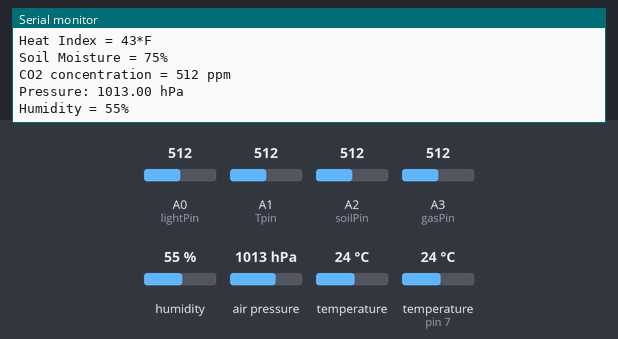
This sketch was run on a simulated Arduino Uno, built with avr-gcc and run on an emulated ATmega328P. Parts: the last lines printed to the serial monitor. Inputs (shaded band) come from the test bench; at power-on: humidity 55 %, air pressure 1013 hPa, A0 (lightPin) = 512, A1 (Tpin) = 512, A2 (soilPin) = 512, A3 (gasPin) = 512, temperature 24 °C, temperature (sensor on pin 7) 24 °C.

Above: at 6.8 s.
6.9 s: humidity set to 22 %
At 7.9 s:
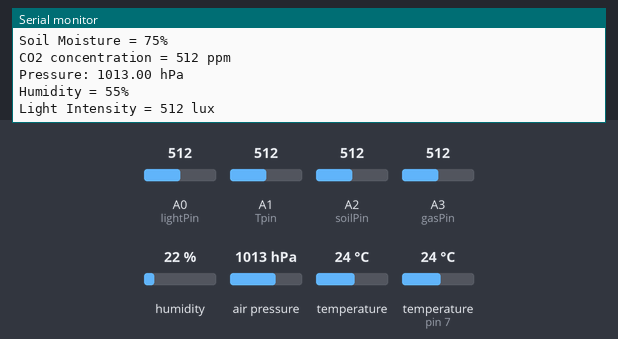
13.6 s: air pressure set to 952 hPa
At 14.7 s:
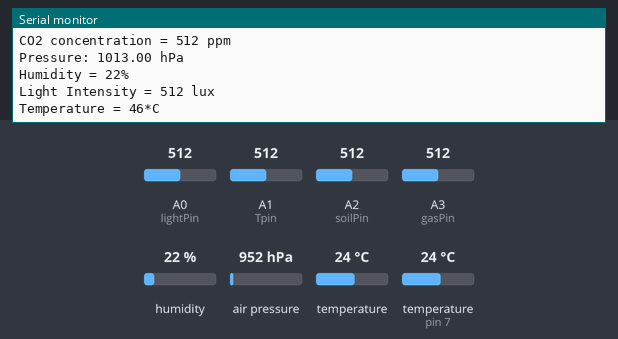
20.3 s: A0 (lightPin) set to 716
At 31.3 s:
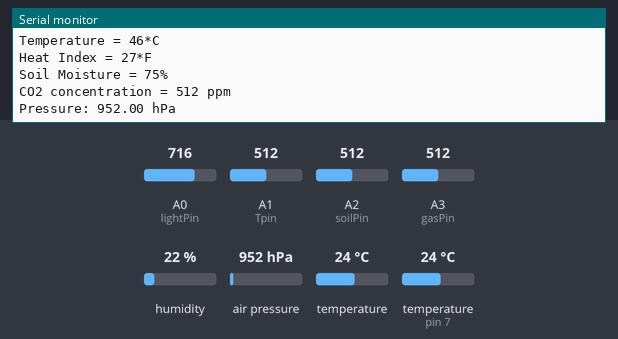
34.3 s: A1 (Tpin) set to 716
At 35.4 s:
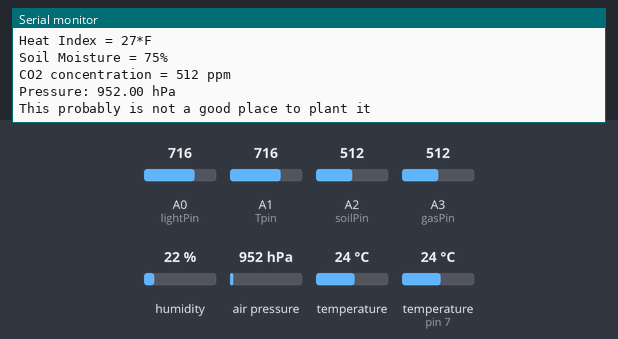
41.0 s: A2 (soilPin) set to 716
At 46.8 s:
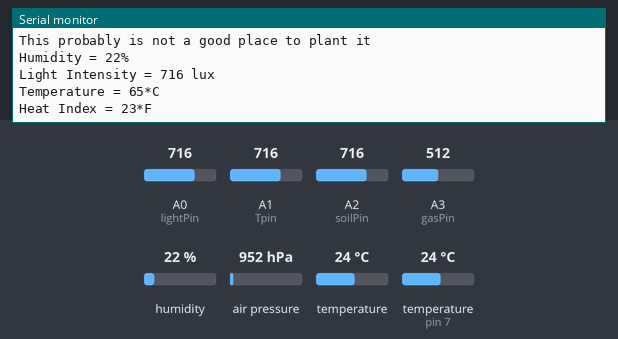
47.7 s: A3 (gasPin) set to 716
At 49.0 s:
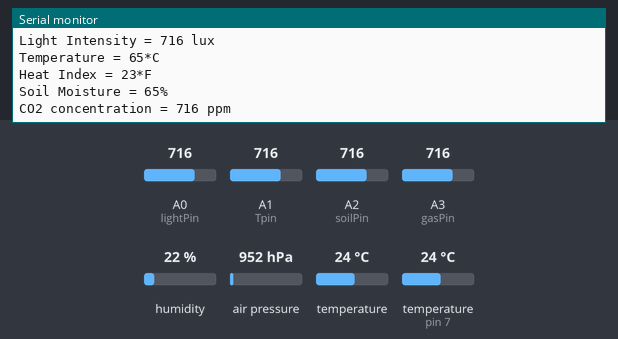
Timing chart, 0 to 50.7 s (numbered marks = the images above; inputs shaded):
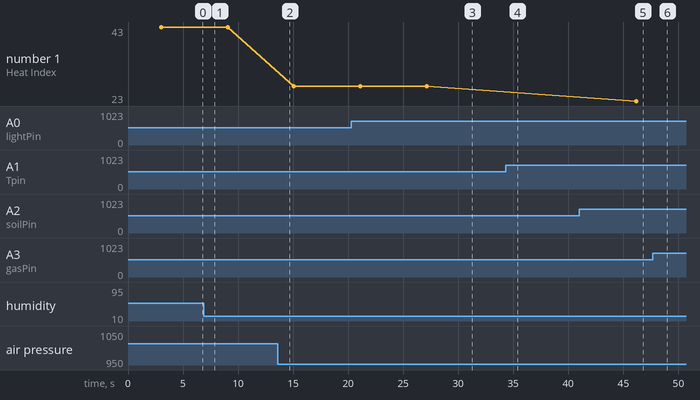

Measured:
- after the input at 20.3 s, the serial monitor: prints a new line after 4.8 s (image 3)
- after the input at 47.7 s, the serial monitor: prints a new line after 0.46 s (image 6)

The sketch:

E-Portfolio_Loopless_Code.ino
```cpp
#include "dht.h"
#include <SFE_BMP180.h>
#include <Wire.h>
dht DHT;
int i;
const int DHTpin = 7;
const int lightPin = A0;
const int Tpin = A1;
const int soilPin = A2;
const int gasPin = A3;
SFE_BMP180 barosensor;

void setup() {
  Serial.begin(9600);
  barosensor.begin();
}

void loop() {
  int lux;

  for(i = 0; i < 5; i++){

  int chk = DHT.read11(DHTpin);
  int RH = DHT.humidity;
  Serial.print("Humidity = ");
  Serial.print(RH);
  Serial.println("%");
  delay(1000);

  int lux = analogRead(lightPin);
  Serial.print("Light Intensity = ");
  Serial.print(lux);
  Serial.println(" lux");
  delay(1000);

  int T = analogRead(Tpin);
  T = T * 0.4883;
  T = map(T,0,160,0,30);
  Serial.print("Temperature = ");
  Serial.print(T);
  Serial.println("*C");
  delay(1000);

  int heatIndex = {(-42.379 + 2.04901523*T + 10.14333127*RH - .22475541*T*RH - .00683783*T*T - .05481717*RH*RH + .00122874*T*T*RH + .00085282*T*RH*RH - .00000199*T*T*RH*RH - 32) *5/9};
  Serial.print("Heat Index = ");
  Serial.print(heatIndex);
  Serial.println("*F");
  delay(1000);

  int moisture = analogRead(soilPin);
  moisture = map(moisture,2048,10,0,100);
  Serial.print("Soil Moisture = ");
  Serial.print(moisture, 1);
  Serial.println("%");
  delay(1000);

  int gasppm = analogRead(gasPin);
  Serial.print("CO2 concentration = ");
  Serial.print(gasppm, DEC);
  Serial.println(" ppm");
  delay(1000);

  char status;
  double P, tp;

  status = barosensor.startTemperature();
  if (status != 0) {
      status = barosensor.getTemperature(tp);

    if (status != 0) {
      status = barosensor.startPressure(1);

      if (status != 0) {
      status = barosensor.getPressure(P, tp);

        if (status != 0) {
          Serial.print("Pressure: ");
          Serial.print(P);
          Serial.println(" hPa");
        }
      }
    }
  }
   }
   delay(3000);
  if(lux < 170){
    Serial.println("\n");
    Serial.println("This probably is not a good place to plant it");
    Serial.println("\n");
  }
 // else if(bluetooth.serialRead)

   delay(10000);
}
```
